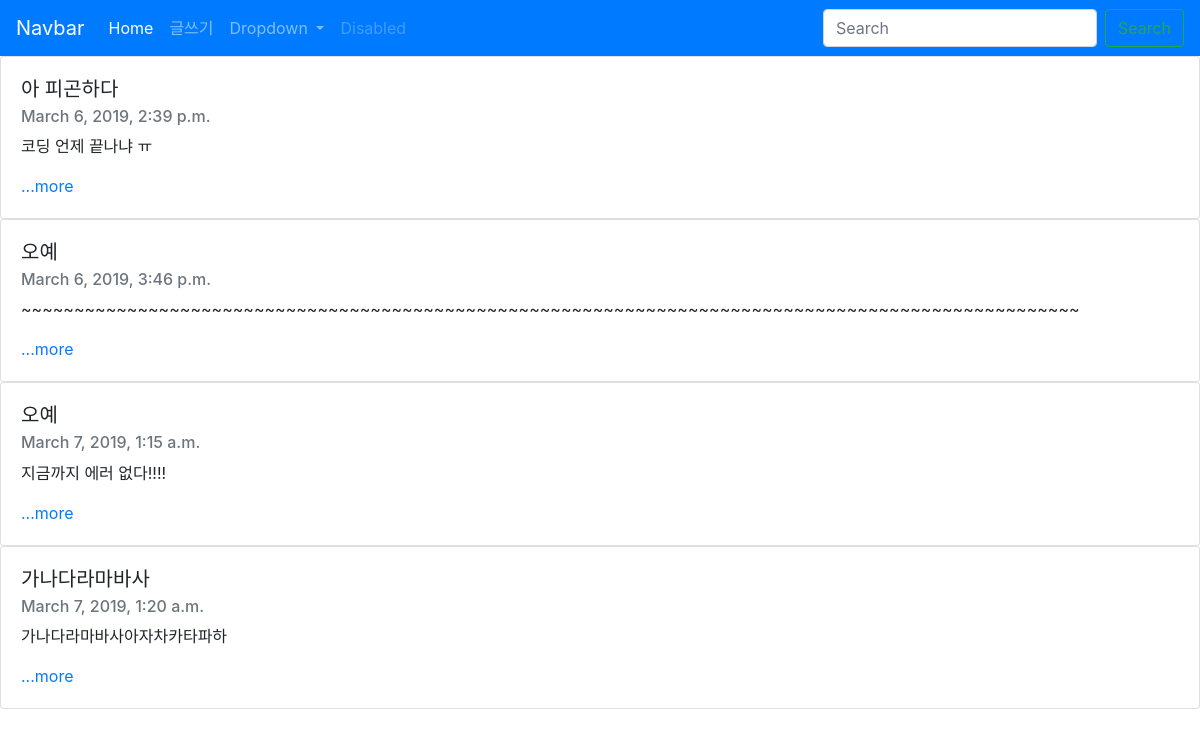
The page / on the database its author committed.
### blogapp/models.py (models this page shows, shortened)
class Blog(models.Model):
    title = models.CharField(max_length=200)
    pub_date = models.DateTimeField('date published')
    body = models.TextField()
    def summary(self):
        return self.body[:100]

### blogapp/views.py (the view)
# urls.py: path('', blogapp.views.home, name="home"),
def home(request):
    blogs = Blog.objects
    return render(request, 'home.html', {'blogs':blogs})

### blogapp/templates/home.html (shortened to what this page needs)
<head>
    <link rel="stylesheet" href="https://stackpath.bootstrapcdn.com/bootstrap/4.3.1/css/bootstrap.min.css">
</head>
<body>
    <nav class="navbar navbar-expand-lg navbar-dark bg-primary">
        <a class="navbar-brand" href="#">Navbar</a>
        <div class="collapse navbar-collapse" id="navbarSupportedContent">
          <ul class="navbar-nav mr-auto">
            <li class="nav-item active">
              <a class="nav-link" href="#">Home <span class="sr-only">(current)</span></a>
            </li>
            <li class="nav-item">
              <a class="nav-link" href="{% url 'new' %}">글쓰기</a>
            </li>
            <li class="nav-item dropdown">
              <a class="nav-link dropdown-toggle" href="#" id="navbarDropdown" role="button" data-toggle="dropdown" aria-haspopup="true" aria-expanded="false">
                Dropdown
              </a>
            </li>
            <li class="nav-item">
              <a class="nav-link disabled" href="#" tabindex="-1" aria-disabled="true">Disabled</a>
            </li>
          </ul>
          <form class="form-inline my-2 my-lg-0">
            <input class="form-control mr-sm-2" type="search" placeholder="Search" aria-label="Search">
            <button class="btn btn-outline-success my-2 my-sm-0" type="submit">Search</button>
          </form>
        </div>
      </nav>
{% for blog in blogs.all %}
    <div class="card">
        <div class="card-body">
            <h5 class="card-title">{{blog.title}}</h5>
            <h6 class="card-subtitle mb-2 text-muted">{{blog.pub_date}}</h6>
            <p class="card-text">{{blog.summary}}</p>
            <a href = "{%url 'detail' blog.id%}">...more</a>
        </div>
    </div>
{%endfor%}
</body>

### rows shown on the page
Blog: title "아 피곤하다", pub_date "March 6, 2019, 2:39 p.m.", summary "코딩 언제 끝나냐 ㅠ"
Blog: title "오예", pub_date "March 6, 2019, 3:46 p.m.", summary "~~~~~~~~~~~~~~~~~~~~~~~~~~~~~~~~~~~~~~~~~~~~~~~~~~~~~~~~~~~~~~~~~~~~~~~~~~~~~~~~~~~~~~~~~~~~~~~~~~~~"
Blog: title "오예", pub_date "March 7, 2019, 1:15 a.m.", summary "지금까지 에러 없다!!!!"
Blog: title "가나다라마바사", pub_date "March 7, 2019, 1:20 a.m.", summary "가나다라마바사아자차카타파하"
